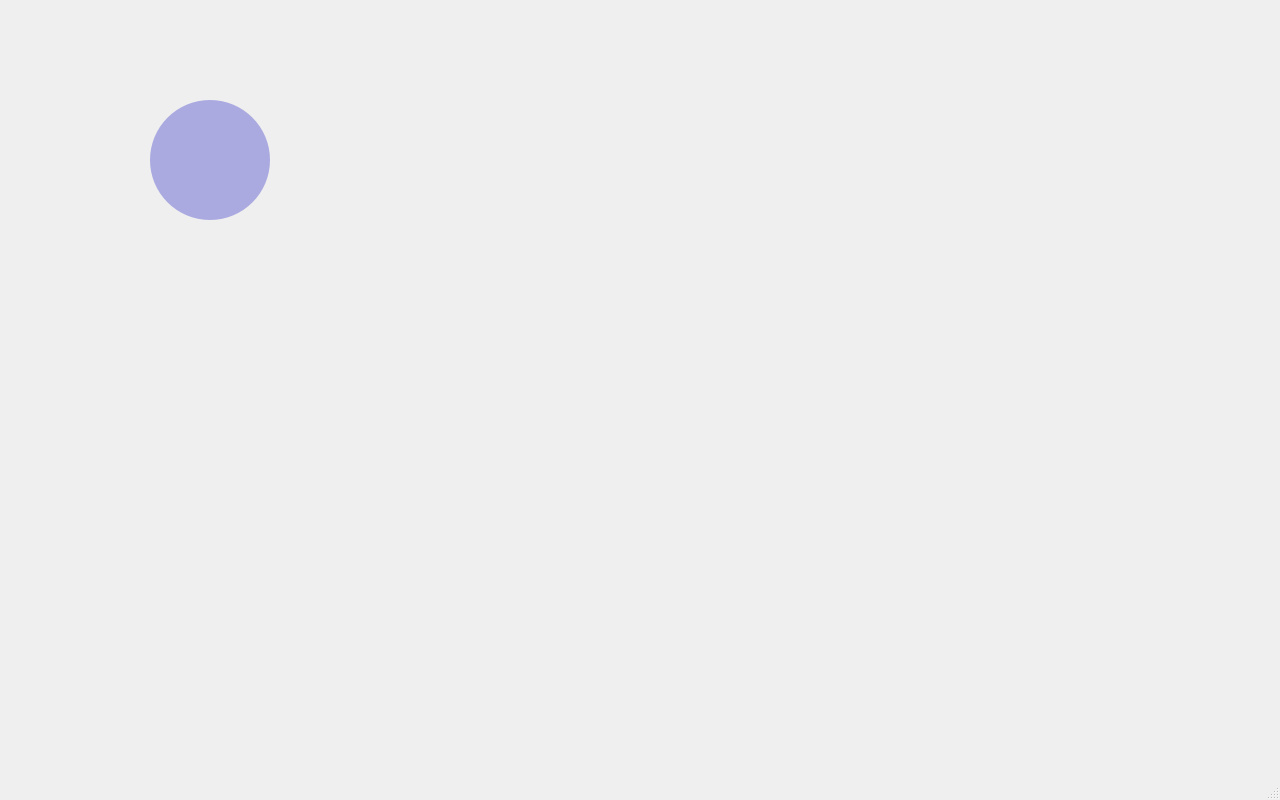
<?xml version="1.0" encoding="UTF-8"?>
<ui version="4.0">
 <class>MainWindow</class>
 <widget class="QMainWindow" name="MainWindow">
  <property name="enabled">
   <bool>true</bool>
  </property>
  <property name="geometry">
   <rect>
    <x>0</x>
    <y>0</y>
    <width>1280</width>
    <height>800</height>
   </rect>
  </property>
  <property name="cursor">
   <cursorShape>ArrowCursor</cursorShape>
  </property>
  <property name="windowTitle">
   <string>垃圾分类</string>
  </property>
  <property name="windowOpacity">
   <double>1.000000000000000</double>
  </property>
  <property name="styleSheet">
   <string notr="true">background-image:url(:/新背景图片.png)</string>
  </property>
  <widget class="QWidget" name="centralwidget">
   <widget class="QPushButton" name="pushButton">
    <property name="geometry">
     <rect>
      <x>150</x>
      <y>100</y>
      <width>120</width>
      <height>120</height>
     </rect>
    </property>
    <property name="autoFillBackground">
     <bool>false</bool>
    </property>
    <property name="styleSheet">
     <string notr="true">background-color:rgb(170,170,225);

border-radius:60px
</string>
    </property>
    <property name="text">
     <string/>
    </property>
    <property name="icon">
     <iconset>
      <normalon>:/新可回收标志.png</normalon>
     </iconset>
    </property>
    <property name="iconSize">
     <size>
      <width>120</width>
      <height>120</height>
     </size>
    </property>
   </widget>
   <widget class="QPushButton" name="pushButton_2">
    <property name="geometry">
     <rect>
      <x>150</x>
      <y>300</y>
      <width>120</width>
      <height>120</height>
     </rect>
    </property>
    <property name="autoFillBackground">
     <bool>false</bool>
    </property>
    <property name="styleSheet">
     <string notr="true">border-radius:60px


</string>
    </property>
    <property name="text">
     <string/>
    </property>
    <property name="icon">
     <iconset>
      <normalon>:/新不可回收标志.png</normalon>
     </iconset>
    </property>
    <property name="iconSize">
     <size>
      <width>120</width>
      <height>120</height>
     </size>
    </property>
   </widget>
   <widget class="QPushButton" name="pushButton_3">
    <property name="geometry">
     <rect>
      <x>150</x>
      <y>500</y>
      <width>120</width>
      <height>120</height>
     </rect>
    </property>
    <property name="autoFillBackground">
     <bool>false</bool>
    </property>
    <property name="styleSheet">
     <string notr="true">border-radius:60px


</string>
    </property>
    <property name="text">
     <string/>
    </property>
    <property name="icon">
     <iconset>
      <normalon>:/清洁模式标志.png</normalon>
     </iconset>
    </property>
    <property name="iconSize">
     <size>
      <width>120</width>
      <height>120</height>
     </size>
    </property>
   </widget>
  </widget>
  <widget class="QMenuBar" name="menubar">
   <property name="geometry">
    <rect>
     <x>0</x>
     <y>0</y>
     <width>1280</width>
     <height>26</height>
    </rect>
   </property>
  </widget>
  <widget class="QStatusBar" name="statusbar"/>
 </widget>
 <resources>
  <include location="background_button.qrc"/>
  <include location="background_button.qrc"/>
 </resources>
 <connections/>
</ui>
